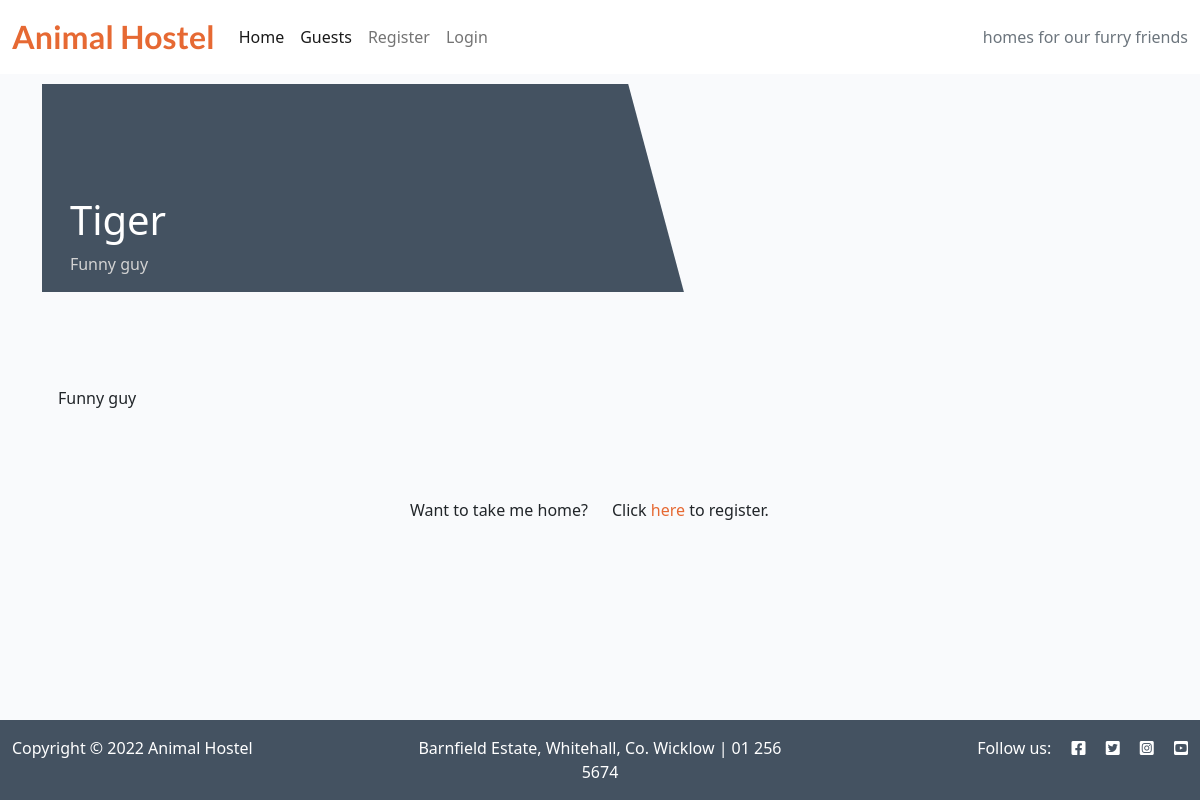
Page /guest/tiger/ on the committed database.
### home_animals/models.py (models this page shows, shortened)
class Animal(models.Model):
    name = models.CharField(max_length=200, unique=True)
    slug = models.SlugField(max_length=200, unique=True)
    type = models.ForeignKey(AnimalType, on_delete=models.CASCADE,
                             related_name="home_animals_animals")
    description = models.TextField()
    image = CloudinaryField('image', default='placeholder')
    slogan = models.TextField(blank=True)
    class Meta:
        ordering = ['name']

### home_animals/views.py (the view)
# urls.py: path('guest/<slug:slug>/', views.GuestDetail.as_view(), name='guest_detail'),
class GuestDetail(View):
    def get(self, request, slug, *args, **kwargs):
        queryset = Animal.objects
        guest = get_object_or_404(queryset, slug=slug)
        return render(
            request,
            'pages/guest_detail.html',
            {
                'guest': guest,
            }
        )

### templates/pages/guest_detail.html (shortened to what this page needs)
{% extends 'base.html' %} {% block content %}
<div class="masthead">
    <div class="container">
        <div class="row g-0">
            <div class="col-12 col-md-6 masthead-text">
                <h1 class="guest-name">{{ guest.name }} </h1>
                <p class="guest-slogan"> {{ guest.slogan }} </p>
            </div>
            <div class="col-12 col-md-6 masthead-image">
            </div>
        </div>
    </div>
</div>
<div class="container">
    <div class="row">
        <div class="col card mb-4  mt-3 left  top">
            <div class="card-body">
                <p class="card-text ">
                    {{ guest.description | safe }}
                </p>
            </div>
        </div>
    </div>
</div>
<div class="row text-center mt-5 mb-5">
    <div class="col-12 col-sm-6 text-sm-end">
        <scan class="text-sm-right">Want to take me home?</scan>
    </div>
    <div class="col-12 col-sm-6 text-sm-start">
        <scan>Click
            {% if user.is_authenticated %}
            <a class="link" href="#">here</a> to make an offer.
            {% else %}
            <a class="link" href="accounts/signup">here</a> to register.
            {% endif %}
        </scan>
    </div>
</div>
{% endblock content %}

### static/css/style.css (style rules this page uses)
:root { --orange: #e66933; --dark-grey: #445261; --light-grey: #F9FAFC; --white: #fff; }
body { background-color: var(--light-grey); }
.main-bg { background-color: var(--light-grey); }
.card { border: none; background-color: transparent; height: 80%; }
.card-body { height: 100%; }
.masthead-text { background-color: #445261; color: white; position: relative; }
.guest-name { margin-top: 20%; margin-left: 5%; }
.guest-slogan { margin-left: 5%; color: lightgray; }
.link { color: var(--orange); text-decoration: none; }
@media only screen and (min-width: 768px) { .masthead { margin-top: 10px; overflow: hidden; position: relative; display: inline-block; height: 33vh; width: 100%; } }
@media only screen and (min-width: 768px) { .masthead-image { position: relative; overflow: hidden; } }
@media only screen and (min-width: 768px) { .masthead-image:after { content: ""; position: absolute; top: 0; right: 90%; height: 100%; width: 150%; background: #445261; -webkit-transform: skew(15deg); -moz-transform: skew(15deg); transform: skew(15deg); z-index: 100; } }

### rows in the picture
Animal: name "Tiger", slogan "Funny guy", description "Funny guy"
